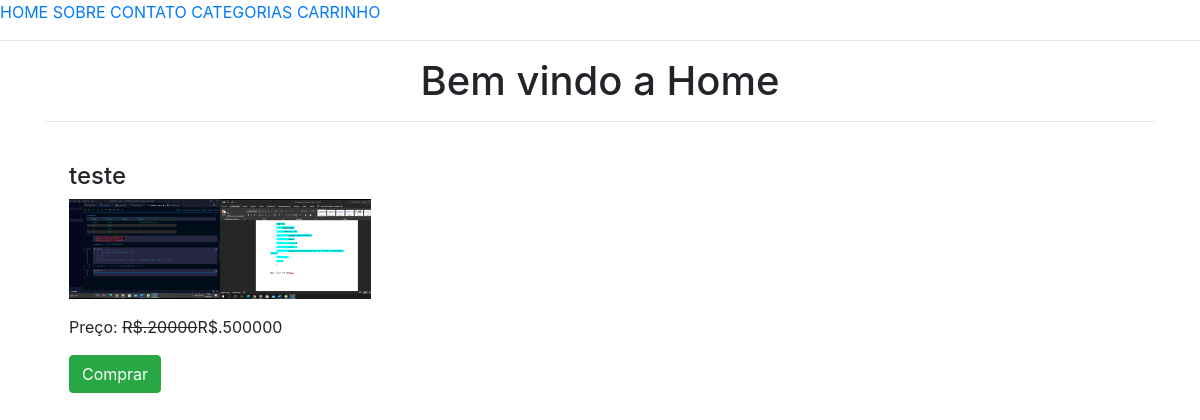
Before: / with the older database file.
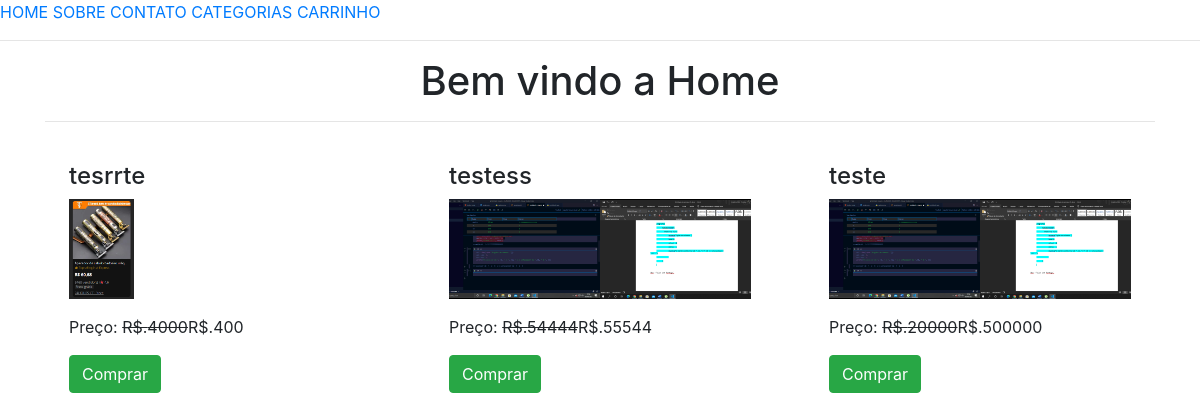
After: the same page with the newer database file.
### lojaapp/models.py (models this page shows, shortened)
class Produto(models.Model):
    titulo = models.CharField(max_length=200)
    slug = models.SlugField(unique=True)
    categoria = models.ForeignKey(Categoria, on_delete=models.CASCADE)
    image = models.ImageField(upload_to = "produtos")
    preco_mercado = models.PositiveIntegerField()
    venda = models.PositiveIntegerField()
    descricao = models.TextField()
    garantia = models.CharField(max_length=300,null=True, blank=True)
    return_devolucao = models.CharField(max_length=300, null=True,blank=True)
    visualizacao = models.PositiveIntegerField(default=0)

### lojaapp/views.py (the view)
# urls.py: path("", HomeView.as_view(), name="home"),
class HomeView(TemplateView):
    template_name = "home.html"
    def get_context_data(self, **kwargs):
        context = super().get_context_data(**kwargs)
        context['produto_list'] = Produto.objects.all().order_by("-id")
        return context

### templates/home.html (shortened to what this page needs)
{% extends 'base.html' %}
{% block content %}
<div class="container">
    <h1 class="text-center">Bem vindo a Home</h1>
    <hr>
    <div class="row mt-3">
        {% for p in produto_list  %}
            <div class="col-md-4">
               <div class=" m-4">
                <h4>{{p.titulo}}</h4>
                <img src="{{p.image.url}}" alt="" class="img-fluid" style="height: 100px; object-fit:cover;">
                <p class="mt-3">Preço: <strike>R$.{{p.preco_mercado}}</strike>R$.{{p.venda}}</p>
                <a href="{% url 'lojaapp:addcarro' p.id %}" class="btn btn-success">Comprar</a>
            </div>
            </div>
        {% endfor %}
    </div>
</div>
{% endblock %}

### templates/base.html (shortened to what this page needs)
<!DOCTYPE html>
<html lang="pt-br">
<head>
    <link rel="stylesheet" href="https://stackpath.bootstrapcdn.com/bootstrap/4.3.1/css/bootstrap.min.css">
</head>
<body>
    <a href="{%url 'lojaapp:home' %}">HOME</a>
    <a href="{%url 'lojaapp:sobre' %}">SOBRE</a>
    <a href="{%url 'lojaapp:contato' %}">CONTATO</a>
    <a href="{%url 'lojaapp:todosprodutos' %}">CATEGORIAS</a>
    <a href="{%url 'lojaapp:meucarro' %}">CARRINHO</a>
<hr>
{% block content %}
{% endblock %}
</body>
</html>

Changed rows visible on the page:
added Produto: titulo "tesrrte", image (picture), preco_mercado "4000", venda "400"
added Produto: titulo "testess", image (picture), preco_mercado "54444", venda "55544"
